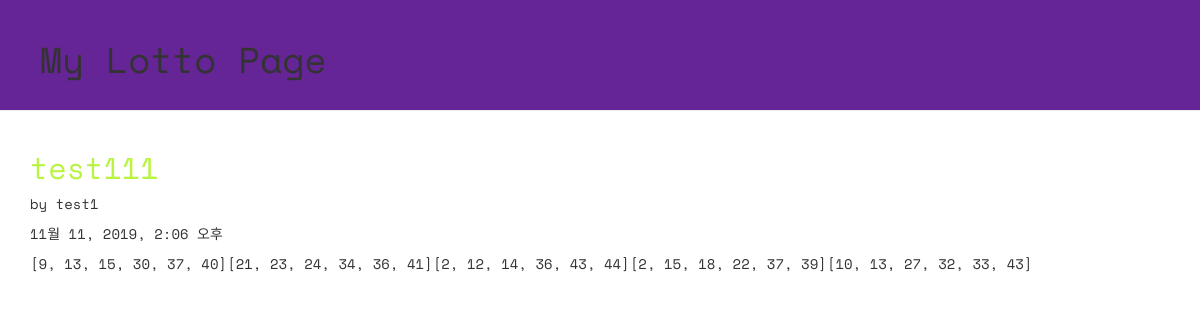
Screenshot of /lotto/2/detail with the database file from the repository.
### lotto/models.py (models this page shows, shortened)
class GuessNumbers(models.Model):
    name = models.CharField(max_length=24)
    text = models.CharField(max_length=255)
    lottos = models.CharField(max_length=255, default = '[1,2,3,4,5,6]')
    num_lotto = models.IntegerField(default=5)
    update_date= models.DateTimeField()

### lotto/views.py (the view)
# urls.py: path('lotto/<int:lottokey>/detail', views.detail, name='detail')
def detail(request, lottokey):
    lotto = GuessNumbers.objects.get(pk=lottokey)
    return render(request, 'lotto/detail.html', {'lotto':lotto})

### lotto/templates/lotto/detail.html (shortened to what this page needs)
<!DOCTYPE html>
{% load staticfiles %}
<html lang="ko">
<head>
  <link rel="stylesheet" href="//maxcdn.bootstrapcdn.com/bootstrap/3.2.0/css/bootstrap.min.css">
  <link rel="stylesheet" href="//maxcdn.bootstrapcdn.com/bootstrap/3.2.0/css/bootstrap-theme.min.css">
  <link rel="stylesheet" href="{% static 'css/lotto.css'%}">
</head>
<body>
  <div class="page-header">
  <h1>My Lotto Page</h1>
  </div>
  <div class="container lotto">
    <h2>{{ lotto.text }}</h2>
    <p> by {{ lotto.name }}</p>
    <p> {{ lotto.update_date }}</p>
    <p> {{ lotto.lottos | linebreaksbr }}</p>
  </div>
</body>
</html>

### lotto/static/css/lotto.css (style rules this page uses)
.page-header { background-color: #652596; margin-top: 0; padding: 20px 20px 20px 40px; font-family: 'Space Mono', monospace; }
.container { font-family: 'Space Mono', monospace; }
.container h2 { color: #b9f442; }

### rows the page displays
GuessNumbers: text "test111", name "test1", update_date "11월 11, 2019, 2:06 오후", lottos "[9, 13, 15, 30, 37, 40][21, 23, 24, 34, 36, 41][2, 12, 14, 36, 43, 44][2, 15, 18, 22, 37, 39][10, 13, 27, 32, 33, 43]"
